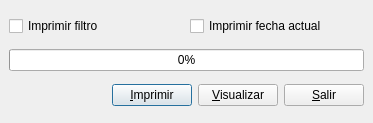
<ui version="4.0" >
 <author>José Manuel Díez Botella</author>
 <class>imprimediario</class>
 <widget class="QDialog" name="imprimediario" >
  <property name="geometry" >
   <rect>
    <x>0</x>
    <y>0</y>
    <width>373</width>
    <height>123</height>
   </rect>
  </property>
  <property name="windowTitle" >
   <string>Imprimir diario</string>
  </property>
  <layout class="QVBoxLayout" >
   <property name="spacing" >
    <number>6</number>
   </property>
   <property name="margin" >
    <number>9</number>
   </property>
   <item>
    <layout class="QHBoxLayout" >
     <property name="spacing" >
      <number>6</number>
     </property>
     <property name="margin" >
      <number>0</number>
     </property>
     <item>
      <widget class="QCheckBox" name="confiltrocheckBox" >
       <property name="text" >
        <string>Imprimir filtro</string>
       </property>
      </widget>
     </item>
     <item>
      <widget class="QCheckBox" name="fechaactualcheckBox" >
       <property name="text" >
        <string>Imprimir fecha actual</string>
       </property>
      </widget>
     </item>
    </layout>
   </item>
   <item>
    <widget class="QProgressBar" name="progressBar" >
     <property name="value" >
      <number>0</number>
     </property>
     <property name="orientation" >
      <enum>Qt::Horizontal</enum>
     </property>
    </widget>
   </item>
   <item>
    <layout class="QHBoxLayout" >
     <property name="spacing" >
      <number>6</number>
     </property>
     <property name="margin" >
      <number>0</number>
     </property>
     <item>
      <spacer>
       <property name="orientation" >
        <enum>Qt::Horizontal</enum>
       </property>
       <property name="sizeType" >
        <enum>QSizePolicy::Expanding</enum>
       </property>
       <property name="sizeHint" stdset="0" >
        <size>
         <width>51</width>
         <height>20</height>
        </size>
       </property>
      </spacer>
     </item>
     <item>
      <widget class="QPushButton" name="imprimepushButton" >
       <property name="text" >
        <string>&amp;Imprimir</string>
       </property>
       <property name="icon" >
        <iconset resource="libroK.qrc" >
         <normaloff>:/graf/Print.png</normaloff>:/graf/Print.png</iconset>
       </property>
       <property name="shortcut" >
        <string>Alt+I</string>
       </property>
      </widget>
     </item>
     <item>
      <widget class="QPushButton" name="visualizarpushButton" >
       <property name="text" >
        <string>&amp;Visualizar</string>
       </property>
       <property name="icon" >
        <iconset resource="libroK.qrc" >
         <normaloff>:/images/librok-36.png</normaloff>:/images/librok-36.png</iconset>
       </property>
       <property name="shortcut" >
        <string>Alt+V</string>
       </property>
      </widget>
     </item>
     <item>
      <widget class="QPushButton" name="salirpushButton" >
       <property name="text" >
        <string>&amp;Salir</string>
       </property>
       <property name="icon" >
        <iconset resource="libroK.qrc" >
         <normaloff>:/images/librok-52.png</normaloff>:/images/librok-52.png</iconset>
       </property>
       <property name="shortcut" >
        <string>Alt+S</string>
       </property>
      </widget>
     </item>
    </layout>
   </item>
  </layout>
 </widget>
 <layoutdefault spacing="6" margin="11" />
 <includes/>
 <resources>
  <include location="libroK.qrc" />
 </resources>
 <connections>
  <connection>
   <sender>salirpushButton</sender>
   <signal>clicked()</signal>
   <receiver>imprimediario</receiver>
   <slot>accept()</slot>
   <hints>
    <hint type="sourcelabel" >
     <x>20</x>
     <y>20</y>
    </hint>
    <hint type="destinationlabel" >
     <x>20</x>
     <y>20</y>
    </hint>
   </hints>
  </connection>
 </connections>
</ui>
